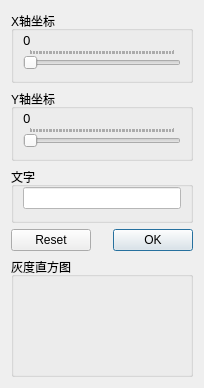
        <widget class="QWidget" name="tab_6">
         <attribute name="title">
          <string>文字</string>
         </attribute>
         <layout class="QVBoxLayout" name="verticalLayout_24">
          <item>
           <widget class="QGroupBox" name="groupBox_20">
            <property name="sizePolicy">
             <sizepolicy hsizetype="Preferred" vsizetype="Preferred">
              <horstretch>20</horstretch>
              <verstretch>0</verstretch>
             </sizepolicy>
            </property>
            <property name="styleSheet">
             <string notr="true"/>
            </property>
            <property name="title">
             <string>X轴坐标</string>
            </property>
            <layout class="QVBoxLayout" name="verticalLayout_25">
             <property name="spacing">
              <number>0</number>
             </property>
             <property name="topMargin">
              <number>0</number>
             </property>
             <property name="bottomMargin">
              <number>11</number>
             </property>
             <item>
              <widget class="QLabel" name="label_22">
               <property name="sizePolicy">
                <sizepolicy hsizetype="Expanding" vsizetype="Maximum">
                 <horstretch>0</horstretch>
                 <verstretch>0</verstretch>
                </sizepolicy>
               </property>
               <property name="minimumSize">
                <size>
                 <width>10</width>
                 <height>10</height>
                </size>
               </property>
               <property name="font">
                <font>
                 <family>微软雅黑</family>
                 <pointsize>10</pointsize>
                </font>
               </property>
               <property name="lineWidth">
                <number>10</number>
               </property>
               <property name="text">
                <string>0</string>
               </property>
              </widget>
             </item>
             <item>
              <widget class="QSlider" name="horizontalSlider_17">
               <property name="sizePolicy">
                <sizepolicy hsizetype="Expanding" vsizetype="Fixed">
                 <horstretch>50</horstretch>
                 <verstretch>0</verstretch>
                </sizepolicy>
               </property>
               <property name="font">
                <font>
                 <weight>50</weight>
                 <bold>false</bold>
                </font>
               </property>
               <property name="cursor">
                <cursorShape>PointingHandCursor</cursorShape>
               </property>
               <property name="mouseTracking">
                <bool>false</bool>
               </property>
               <property name="focusPolicy">
                <enum>Qt::StrongFocus</enum>
               </property>
               <property name="minimum">
                <number>0</number>
               </property>
               <property name="maximum">
                <number>1000</number>
               </property>
               <property name="singleStep">
                <number>100</number>
               </property>
               <property name="pageStep">
                <number>100</number>
               </property>
               <property name="orientation">
                <enum>Qt::Horizontal</enum>
               </property>
               <property name="tickPosition">
                <enum>QSlider::TicksAbove</enum>
               </property>
               <property name="tickInterval">
                <number>10</number>
               </property>
              </widget>
             </item>
            </layout>
           </widget>
          </item>
          <item>
           <widget class="QGroupBox" name="groupBox_21">
            <property name="sizePolicy">
             <sizepolicy hsizetype="Preferred" vsizetype="Preferred">
              <horstretch>20</horstretch>
              <verstretch>0</verstretch>
             </sizepolicy>
            </property>
            <property name="styleSheet">
             <string notr="true"/>
            </property>
            <property name="title">
             <string>Y轴坐标</string>
            </property>
            <layout class="QVBoxLayout" name="verticalLayout_26">
             <property name="spacing">
              <number>0</number>
             </property>
             <property name="topMargin">
              <number>0</number>
             </property>
             <property name="bottomMargin">
              <number>11</number>
             </property>
             <item>
              <widget class="QLabel" name="label_23">
               <property name="sizePolicy">
                <sizepolicy hsizetype="Expanding" vsizetype="Maximum">
                 <horstretch>0</horstretch>
                 <verstretch>0</verstretch>
                </sizepolicy>
               </property>
               <property name="minimumSize">
                <size>
                 <width>10</width>
                 <height>10</height>
                </size>
               </property>
               <property name="font">
                <font>
                 <family>微软雅黑</family>
                 <pointsize>10</pointsize>
                </font>
               </property>
               <property name="lineWidth">
                <number>10</number>
               </property>
               <property name="text">
                <string>0</string>
               </property>
              </widget>
             </item>
             <item>
              <widget class="QSlider" name="horizontalSlider_18">
               <property name="sizePolicy">
                <sizepolicy hsizetype="Expanding" vsizetype="Fixed">
                 <horstretch>50</horstretch>
                 <verstretch>0</verstretch>
                </sizepolicy>
               </property>
               <property name="font">
                <font>
                 <weight>50</weight>
                 <bold>false</bold>
                </font>
               </property>
               <property name="cursor">
                <cursorShape>PointingHandCursor</cursorShape>
               </property>
               <property name="mouseTracking">
                <bool>false</bool>
               </property>
               <property name="focusPolicy">
                <enum>Qt::StrongFocus</enum>
               </property>
               <property name="minimum">
                <number>0</number>
               </property>
               <property name="maximum">
                <number>1000</number>
               </property>
               <property name="singleStep">
                <number>100</number>
               </property>
               <property name="pageStep">
                <number>100</number>
               </property>
               <property name="orientation">
                <enum>Qt::Horizontal</enum>
               </property>
               <property name="tickPosition">
                <enum>QSlider::TicksAbove</enum>
               </property>
               <property name="tickInterval">
                <number>10</number>
               </property>
              </widget>
             </item>
            </layout>
           </widget>
          </item>
          <item>
           <widget class="QGroupBox" name="groupBox_22">
            <property name="sizePolicy">
             <sizepolicy hsizetype="Preferred" vsizetype="Preferred">
              <horstretch>20</horstretch>
              <verstretch>0</verstretch>
             </sizepolicy>
            </property>
            <property name="styleSheet">
             <string notr="true"/>
            </property>
            <property name="title">
             <string>文字</string>
            </property>
            <layout class="QVBoxLayout" name="verticalLayout_27">
             <property name="spacing">
              <number>0</number>
             </property>
             <property name="topMargin">
              <number>0</number>
             </property>
             <property name="bottomMargin">
              <number>11</number>
             </property>
             <item>
              <widget class="QLineEdit" name="lineEdit">
               <property name="styleSheet">
                <string notr="true">background-color: rgb(255, 255, 255);</string>
               </property>
              </widget>
             </item>
            </layout>
           </widget>
          </item>
          <item>
           <widget class="QDialogButtonBox" name="buttonBox">
            <property name="standardButtons">
             <set>QDialogButtonBox::Ok|QDialogButtonBox::Reset</set>
            </property>
           </widget>
          </item>
          <item>
           <widget class="QGroupBox" name="groupBox_27">
            <property name="sizePolicy">
             <sizepolicy hsizetype="Expanding" vsizetype="Expanding">
              <horstretch>20</horstretch>
              <verstretch>0</verstretch>
             </sizepolicy>
            </property>
            <property name="minimumSize">
             <size>
              <width>182</width>
              <height>120</height>
             </size>
            </property>
            <property name="maximumSize">
             <size>
              <width>16777215</width>
              <height>16777215</height>
             </size>
            </property>
            <property name="title">
             <string>灰度直方图</string>
            </property>
            <layout class="QVBoxLayout" name="verticalLayout_32">
             <property name="spacing">
              <number>0</number>
             </property>
             <property name="leftMargin">
              <number>0</number>
             </property>
             <property name="topMargin">
              <number>0</number>
             </property>
             <property name="rightMargin">
              <number>0</number>
             </property>
             <property name="bottomMargin">
              <number>0</number>
             </property>
             <item>
              <widget class="QLabel" name="label_26">
               <property name="sizePolicy">
                <sizepolicy hsizetype="Expanding" vsizetype="Expanding">
                 <horstretch>0</horstretch>
                 <verstretch>0</verstretch>
                </sizepolicy>
               </property>
               <property name="text">
                <string/>
               </property>
              </widget>
             </item>
            </layout>
           </widget>
          </item>
         </layout>
        </widget>
